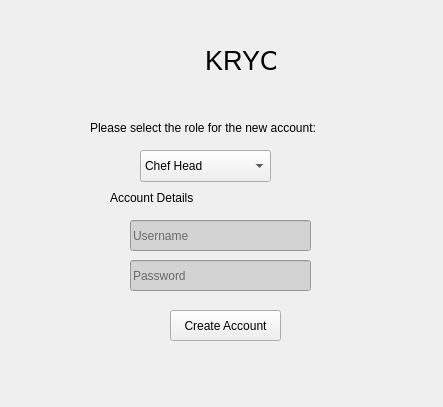
<?xml version="1.0" encoding="UTF-8"?>
<ui version="4.0">
 <class>Form</class>
 <widget class="QWidget" name="Form">
  <property name="geometry">
   <rect>
    <x>0</x>
    <y>0</y>
    <width>443</width>
    <height>407</height>
   </rect>
  </property>
  <property name="windowTitle">
   <string>Form</string>
  </property>
  <widget class="QPushButton" name="CreateButton">
   <property name="geometry">
    <rect>
     <x>170</x>
     <y>310</y>
     <width>111</width>
     <height>31</height>
    </rect>
   </property>
   <property name="font">
    <font>
     <family>Helvetica</family>
    </font>
   </property>
   <property name="text">
    <string>Create Account</string>
   </property>
  </widget>
  <widget class="QLabel" name="KryoLabel">
   <property name="geometry">
    <rect>
     <x>205</x>
     <y>50</y>
     <width>71</width>
     <height>20</height>
    </rect>
   </property>
   <property name="font">
    <font>
     <family>Helvetica</family>
     <pointsize>20</pointsize>
    </font>
   </property>
   <property name="text">
    <string>KRYO</string>
   </property>
  </widget>
  <widget class="QLabel" name="label">
   <property name="geometry">
    <rect>
     <x>90</x>
     <y>120</y>
     <width>261</width>
     <height>16</height>
    </rect>
   </property>
   <property name="font">
    <font>
     <family>Helvetica</family>
    </font>
   </property>
   <property name="text">
    <string>Please select the role for the new account:</string>
   </property>
  </widget>
  <widget class="QComboBox" name="AccountType">
   <property name="geometry">
    <rect>
     <x>140</x>
     <y>150</y>
     <width>131</width>
     <height>32</height>
    </rect>
   </property>
   <property name="font">
    <font>
     <family>Helvetica</family>
    </font>
   </property>
   <item>
    <property name="text">
     <string>Chef Head</string>
    </property>
   </item>
   <item>
    <property name="text">
     <string>Chef</string>
    </property>
   </item>
   <item>
    <property name="text">
     <string>Driver</string>
    </property>
   </item>
  </widget>
  <widget class="QLabel" name="label_2">
   <property name="geometry">
    <rect>
     <x>110</x>
     <y>190</y>
     <width>211</width>
     <height>16</height>
    </rect>
   </property>
   <property name="font">
    <font>
     <family>Helvetica</family>
    </font>
   </property>
   <property name="text">
    <string>Account Details</string>
   </property>
  </widget>
  <widget class="QLineEdit" name="UsernameLineEdit">
   <property name="geometry">
    <rect>
     <x>130</x>
     <y>220</y>
     <width>181</width>
     <height>31</height>
    </rect>
   </property>
   <property name="styleSheet">
    <string notr="true">QLineEdit {
    background-color: #d3d3d3;
}</string>
   </property>
   <property name="placeholderText">
    <string>Username</string>
   </property>
  </widget>
  <widget class="QLineEdit" name="PasswordLineEdit">
   <property name="geometry">
    <rect>
     <x>130</x>
     <y>260</y>
     <width>181</width>
     <height>31</height>
    </rect>
   </property>
   <property name="styleSheet">
    <string notr="true">QLineEdit {
    background-color: #d3d3d3;
}</string>
   </property>
   <property name="placeholderText">
    <string>Password</string>
   </property>
  </widget>
 </widget>
 <tabstops>
  <tabstop>AccountType</tabstop>
  <tabstop>PasswordLineEdit</tabstop>
  <tabstop>CreateButton</tabstop>
  <tabstop>UsernameLineEdit</tabstop>
 </tabstops>
 <resources/>
 <connections/>
</ui>
